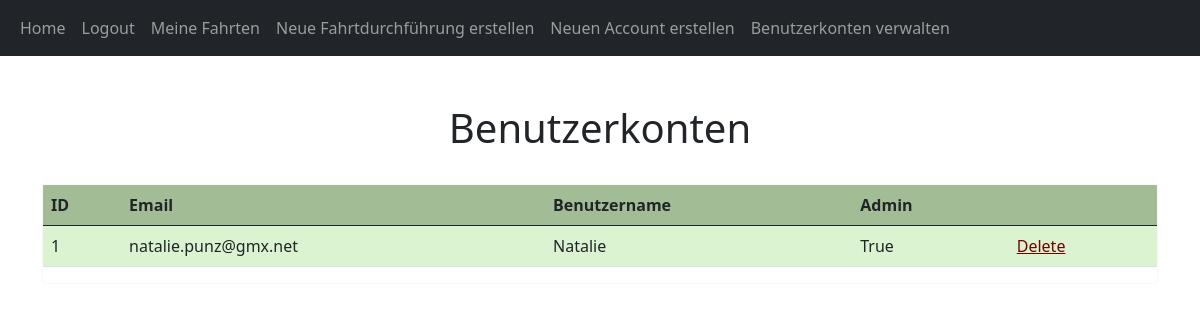
The app's page /Accounts (signed in), older data.
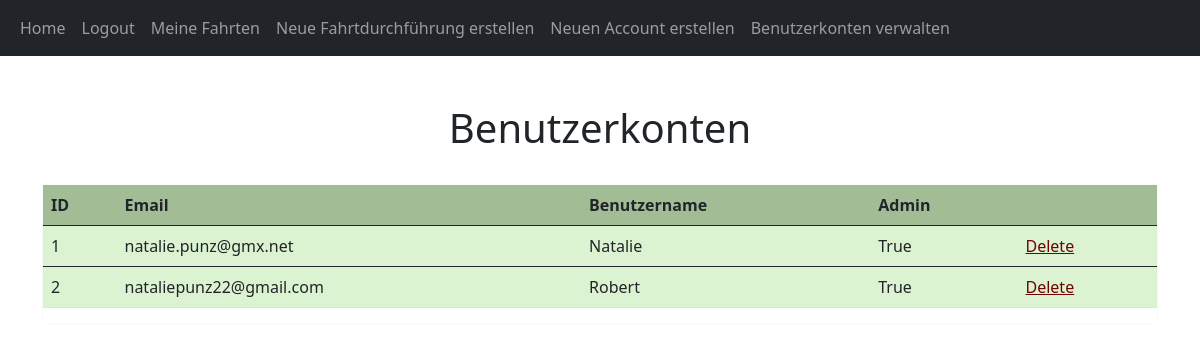
The same page, newer data.
### website/models.py (models this page shows, shortened)
class User(db.Model, UserMixin):
    id = db.Column(db.Integer, primary_key=True)
    email = db.Column(db.String(150), unique=True)
    username = db.Column(db.String(150), unique=True)
    password = db.Column(db.String(150))
    date_created = db.Column(db.DateTime(timezone=True), default=func.now())
    admin = db.Column(db.String(150))
    posts = db.relationship('Post', backref='user', passive_deletes=True)
    def get_admin(self):
        return self.admin

### website/views.py (the view)
@views.route("/Accounts", methods=['GET', 'POST'])
@login_required
def get_accounts():
    users = User.query.all()
    return render_template('bordpersonal.html', user=current_user, users=users)

### website/__init__.py (called while the page is built)
def create_app():
    app = Flask(__name__)
    app.config['SECRET_KEY'] = "helloworld"
    app.config['SQLALCHEMY_DATABASE_URI'] = f'sqlite:///{DB_NAME}'
    db.init_app(app)
    from .views import views
    from .auth import auth
    app.register_blueprint(views, url_prefix="/")
    app.register_blueprint(auth, url_prefix="/")
    from .models import User, Post
    create_database(app)
    login_manager = LoginManager()
    login_manager.login_view = "auth.login"
    login_manager.init_app(app)
    @login_manager.user_loader
    def load_user(id):
        return User.query.get(int(id))
    return app

### website/templates/bordpersonal.html (shortened to what this page needs)
{% extends "base.html" %} {% block title %}Accounts verwalten{% endblock %} {% block content
    %}
    <link rl="stylesheet" href="/static/stylesl.css"/>
    <h1 align="center">
      <br/>
      {% block header %}Benutzerkonten{% endblock %}</h1>
      <link rl="stylesheet" href="/static/stylesl.css"/>
    <div id="users">
      <br/>
      <div class="card border-light" align="center">
      <table class = "table table-hover">
        <thread>
          <tr class="table" style="background-color:rgb(162, 188, 149)">
            <th scope="col">ID</th>
            <th scope="col">Email</th>
            <th scope="col">Benutzername</th>
            <th scope="col">Admin</th>
            <th scope="col"></th>
          </tr>
        </thread>
        {% for u in users %}
            <tbody>
              <tr class="table" style="background-color:rgb(219, 243, 208)">
                <td>{{u.id}}</td>
                <td>{{u.email}}</td>
                <td>{{u.username}}</td>
                <td>{{u.admin}}</td>
                {% if user.get_admin() == 'True' %}
                    <td><a href="/delete-user/{{u.id}}" style="color: rgb(112, 3, 3)">Delete</a></td>
                {% else %}
                    <td></td>
                {% endif %}
              </tr>
            </tbody>
        {% endfor %}
      </table>
    </div>
     {% endblock %}

### website/templates/base.html (shortened to what this page needs)
<!DOCTYPE html>
<html lang="en">
  <head>
    <link
      href="https://cdn.jsdelivr.net/npm/bootstrap@5.0.2/dist/css/bootstrap.min.css"
      rel="stylesheet"
    />
    <link rl="stylesheet" href="/static/stylesl.css"/>
    <link rel="stylesheet" type="text/css" href="http://code.jquery.com/ui/1.12.1/themes/smoothness/jquery-ui.css">
  </head>
  <body>
    <nav class="navbar navbar-expand-lg navbar-dark bg-dark" >
      <div class="container-fluid">
        <div class="collapse navbar-collapse" id="navbar">
          <div class="navbar-nav">
            <a class="nav-item nav-link" href="/home">Home</a>
            {% if user.is_authenticated %}
            <a class="nav-item nav-link" href="/logout">Logout</a>
            <a class="nav-item nav-link" href="/posts/{{user.username}}">Meine Fahrten</a>
            {% if user.get_admin() == 'True' %}
            <a class="nav-item nav-link" href="/create-post">Neue Fahrtdurchführung erstellen</a>
            <a class="nav-item nav-link" href="/sign-up">Neuen Account erstellen</a>
            <a class="nav-item nav-link" href="/Accounts">Benutzerkonten verwalten</a>
            {% endif %}
            {% else %}
            <a class="nav-item nav-link" href="/login">Login</a>
            <a class="nav-item nav-link" href="/sign-up">Benutzer erstellen</a>
            {% endif %}
          </div>
        </div>
      </div>
    </nav>
    <div class="container">{% block content %}{% endblock %}</div>
  </body>
</html>

Row changes from the older to the newer data that the page shows:
added User: id "2", email "nataliepunz22@gmail.com", username "Robert", admin "True"
